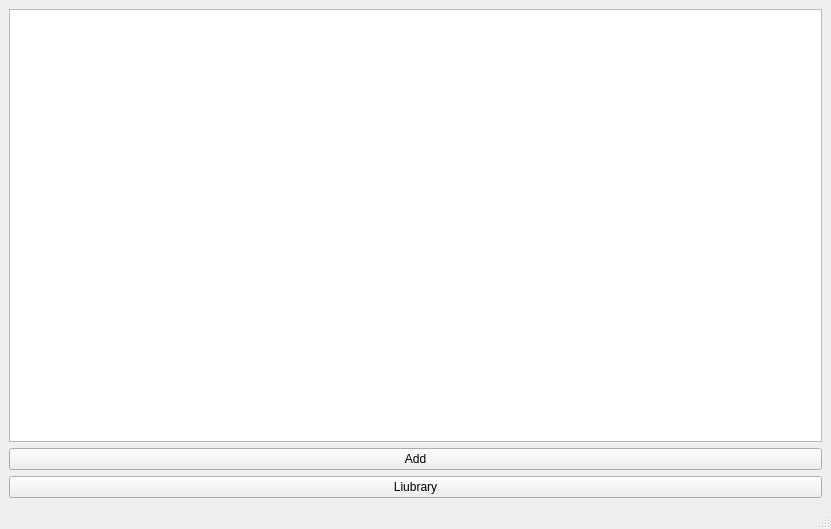
<?xml version="1.0" encoding="UTF-8"?>
<ui version="4.0">
 <class>MainWindow</class>
 <widget class="QMainWindow" name="MainWindow">
  <property name="geometry">
   <rect>
    <x>0</x>
    <y>0</y>
    <width>831</width>
    <height>529</height>
   </rect>
  </property>
  <property name="windowTitle">
   <string>MainWindow</string>
  </property>
  <widget class="QWidget" name="centralwidget">
   <layout class="QVBoxLayout" name="verticalLayout">
    <item>
     <widget class="QListWidget" name="listWidget"/>
    </item>
    <item>
     <widget class="QPushButton" name="pushButton">
      <property name="text">
       <string>Add</string>
      </property>
     </widget>
    </item>
    <item>
     <widget class="QPushButton" name="pushButton_2">
      <property name="text">
       <string>Liubrary</string>
      </property>
     </widget>
    </item>
   </layout>
  </widget>
  <widget class="QMenuBar" name="menubar">
   <property name="geometry">
    <rect>
     <x>0</x>
     <y>0</y>
     <width>831</width>
     <height>21</height>
    </rect>
   </property>
  </widget>
  <widget class="QStatusBar" name="statusbar"/>
 </widget>
 <resources/>
 <connections/>
</ui>
